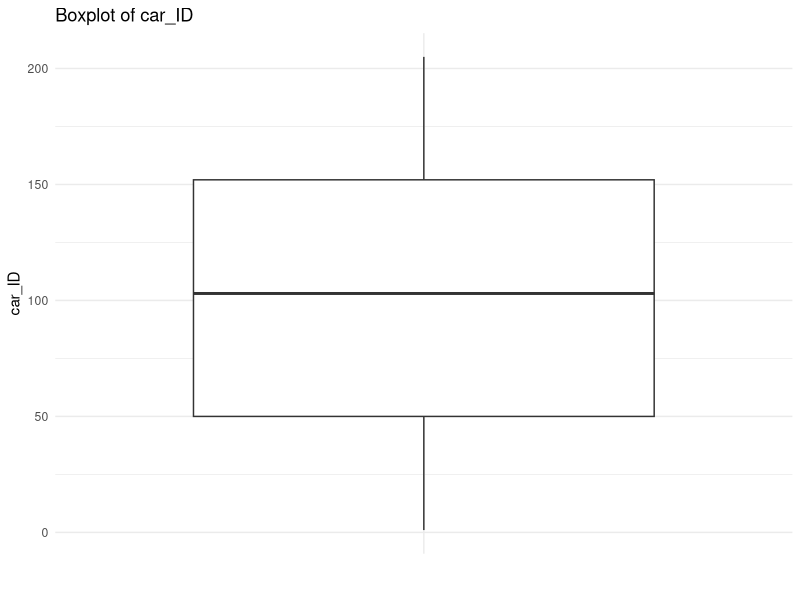
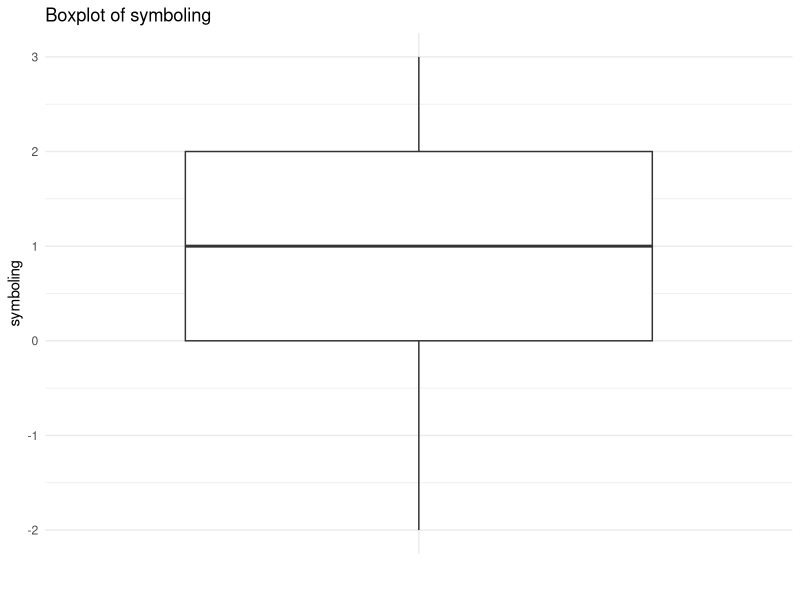
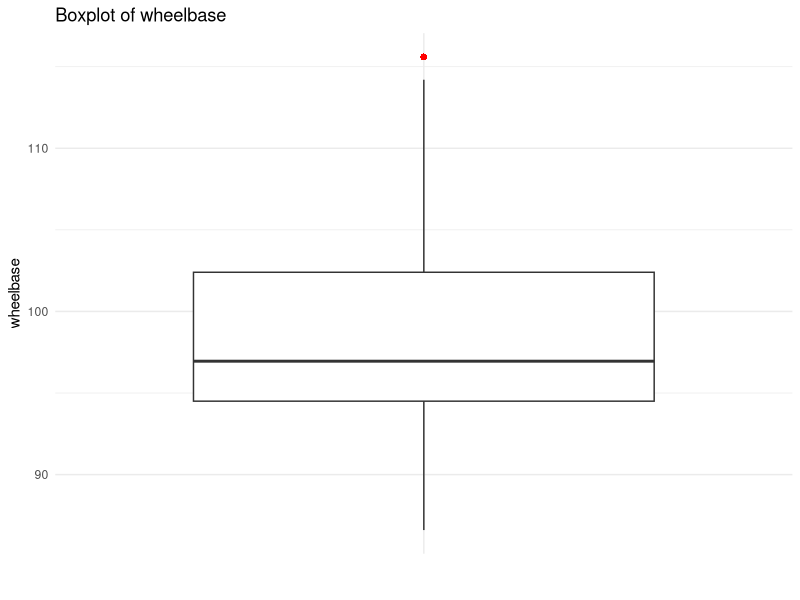
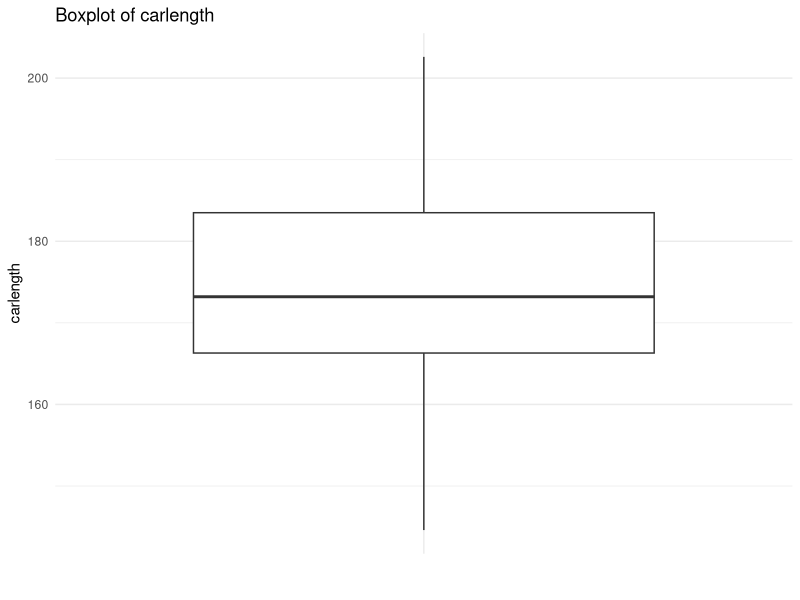
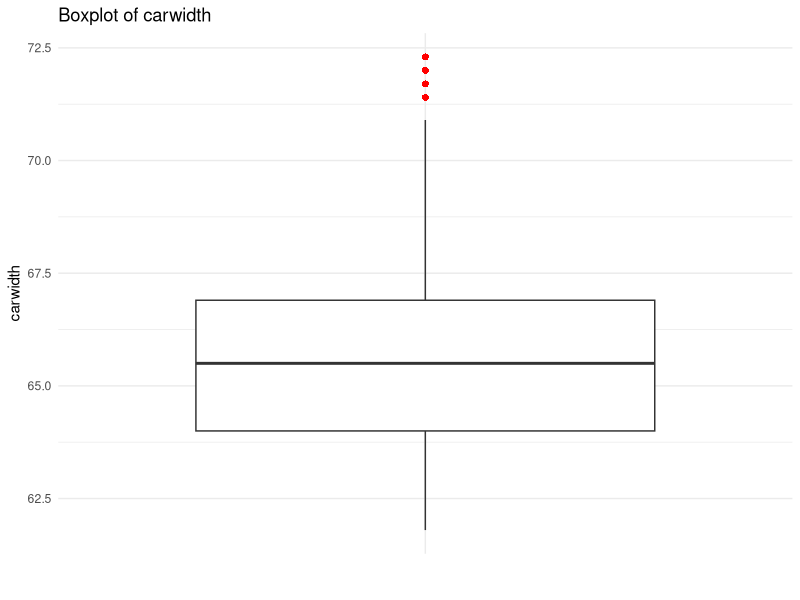
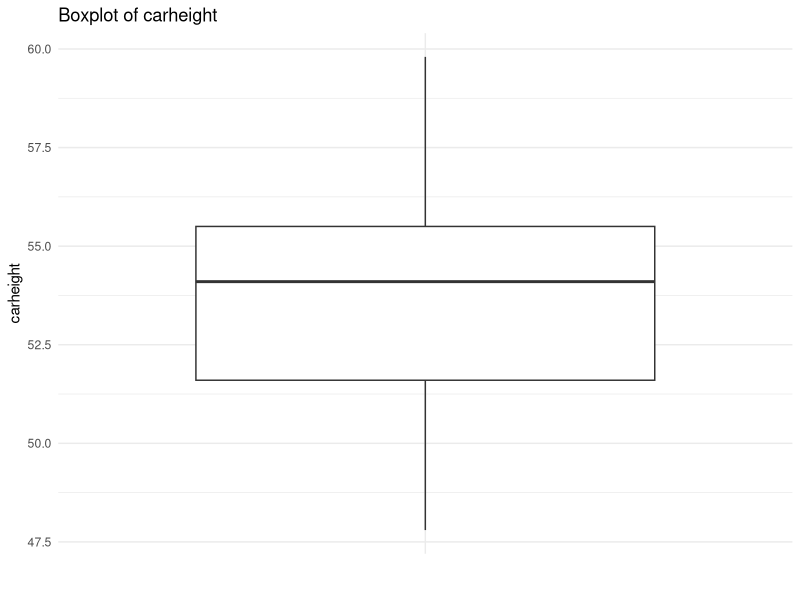
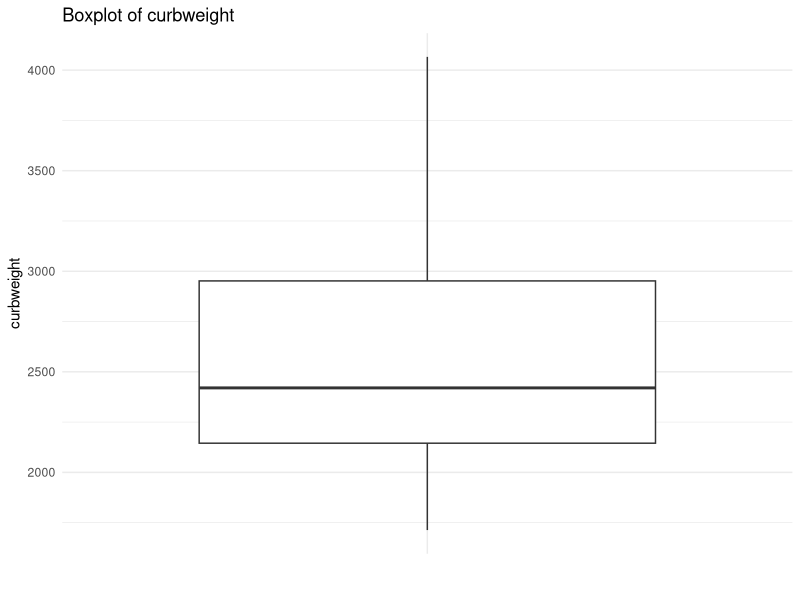
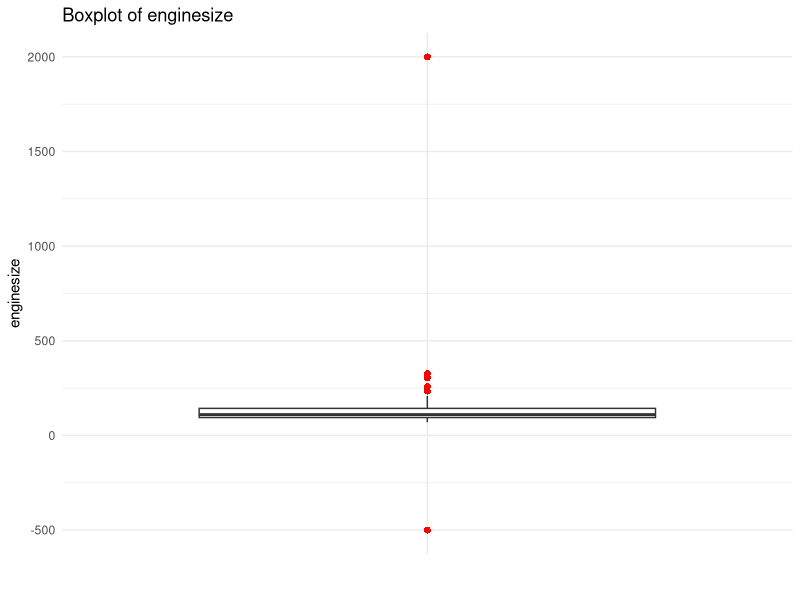

Write the R code that produced these figures, in order.
## ---- chunk 1
#Library import
library(ggplot2)
library(dplyr)

# Load necessary libraries
library(ggplot2)

# Load the dataset
data <- read.csv("car_price.csv")

# Select numeric columns
numeric_cols <- data[sapply(data, is.numeric)]

# Create a boxplot for each numeric column
for (col_name in colnames(numeric_cols)) {
  # Create the boxplot using tidy evaluation
  plot <- ggplot(data, aes(x = "", y = .data[[col_name]])) +
    geom_boxplot(outlier.colour = "red", outlier.shape = 16, outlier.size = 2) +
    labs(title = paste("Boxplot of", col_name), y = col_name, x = "") +
    theme_minimal()
  
  # Print the plot to view
  print(plot)
}

## ---- chunk 2






